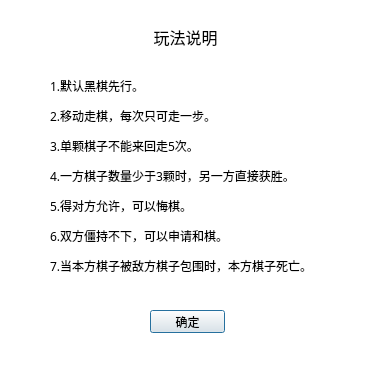
<?xml version="1.0" encoding="UTF-8"?>
<ui version="4.0">
 <class>HelpDlg</class>
 <widget class="QDialog" name="HelpDlg">
  <property name="geometry">
   <rect>
    <x>0</x>
    <y>0</y>
    <width>372</width>
    <height>378</height>
   </rect>
  </property>
  <property name="font">
   <font>
    <family>微软雅黑</family>
   </font>
  </property>
  <property name="windowTitle">
   <string>玩法</string>
  </property>
  <property name="styleSheet">
   <string notr="true">QDialog{
	background-color: rgb(255, 255, 255);
}</string>
  </property>
  <widget class="QPushButton" name="pushButton">
   <property name="geometry">
    <rect>
     <x>150</x>
     <y>310</y>
     <width>75</width>
     <height>23</height>
    </rect>
   </property>
   <property name="font">
    <font>
     <family>微软雅黑</family>
    </font>
   </property>
   <property name="text">
    <string>确定</string>
   </property>
  </widget>
  <widget class="QLabel" name="label">
   <property name="geometry">
    <rect>
     <x>50</x>
     <y>20</y>
     <width>271</width>
     <height>261</height>
    </rect>
   </property>
   <property name="font">
    <font>
     <family>微软雅黑</family>
    </font>
   </property>
   <property name="text">
    <string>&lt;html&gt;&lt;head/&gt;&lt;body&gt;&lt;p align=&quot;center&quot;&gt;&lt;span style=&quot; font-size:12pt;&quot;&gt;玩法说明&lt;/span&gt;&lt;br/&gt;&lt;/p&gt;&lt;p&gt;1.默认黑棋先行。&lt;/p&gt;&lt;p&gt;2.移动走棋，每次只可走一步。&lt;/p&gt;&lt;p&gt;3.单颗棋子不能来回走5次。&lt;/p&gt;&lt;p&gt;4.一方棋子数量少于3颗时，另一方直接获胜。&lt;/p&gt;&lt;p&gt;5.得对方允许，可以悔棋。&lt;/p&gt;&lt;p&gt;6.双方僵持不下，可以申请和棋。&lt;/p&gt;&lt;p&gt;7.当本方棋子被敌方棋子包围时，本方棋子死亡。&lt;/p&gt;&lt;/body&gt;&lt;/html&gt;</string>
   </property>
  </widget>
 </widget>
 <resources/>
 <connections>
  <connection>
   <sender>pushButton</sender>
   <signal>clicked()</signal>
   <receiver>HelpDlg</receiver>
   <slot>close()</slot>
   <hints>
    <hint type="sourcelabel">
     <x>193</x>
     <y>322</y>
    </hint>
    <hint type="destinationlabel">
     <x>418</x>
     <y>319</y>
    </hint>
   </hints>
  </connection>
 </connections>
</ui>
